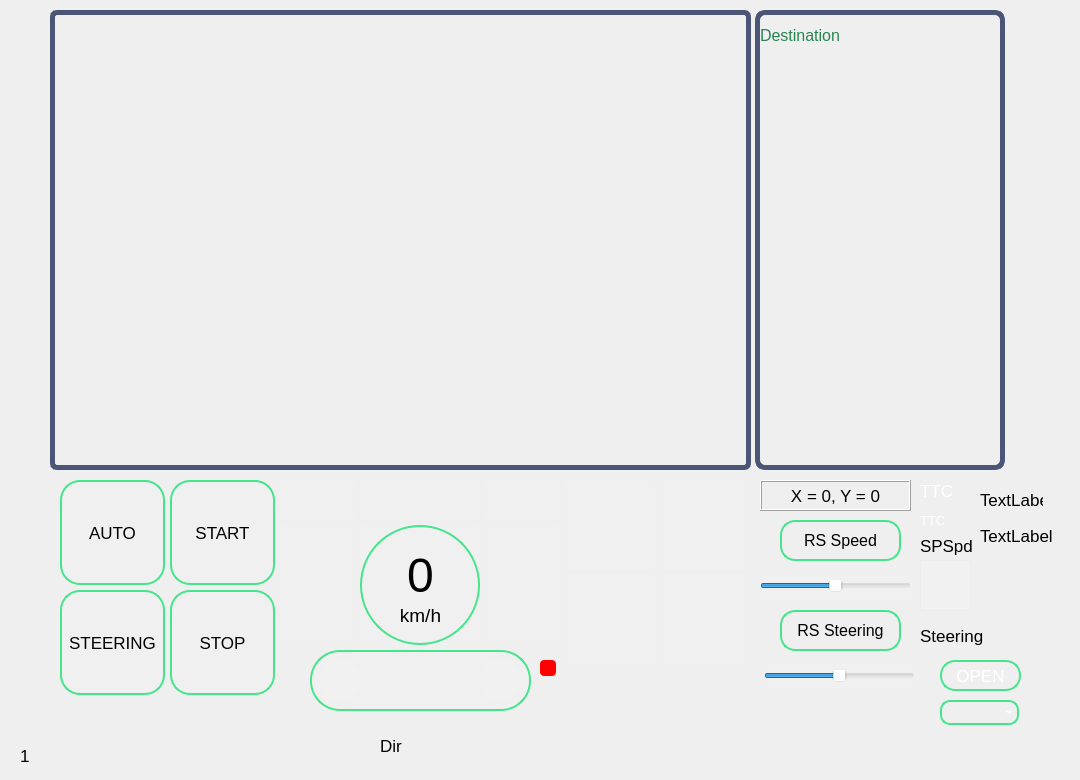
    <widget class="QWidget" name="page">
     <property name="font">
      <font>
       <pointsize>13</pointsize>
      </font>
     </property>
     <widget class="QLabel" name="label">
      <property name="geometry">
       <rect>
        <x>20</x>
        <y>740</y>
        <width>41</width>
        <height>31</height>
       </rect>
      </property>
      <property name="styleSheet">
       <string notr="true"/>
      </property>
      <property name="text">
       <string>1</string>
      </property>
     </widget>
     <widget class="QPushButton" name="pushButton_pageB">
      <property name="geometry">
       <rect>
        <x>0</x>
        <y>0</y>
        <width>41</width>
        <height>751</height>
       </rect>
      </property>
      <property name="layoutDirection">
       <enum>Qt::LeftToRight</enum>
      </property>
      <property name="styleSheet">
       <string notr="true">image: url(:/NextAndBack/back.png);
background-color: rgba(255, 255, 255, 0);
border:  0px;</string>
      </property>
      <property name="text">
       <string/>
      </property>
     </widget>
     <widget class="QPushButton" name="pushButton_pageN">
      <property name="geometry">
       <rect>
        <x>1030</x>
        <y>0</y>
        <width>41</width>
        <height>751</height>
       </rect>
      </property>
      <property name="styleSheet">
       <string notr="true">image: url(:/NextAndBack/next.png);
background-color: rgba(255, 255, 255, 0);
border:  0px;</string>
      </property>
      <property name="text">
       <string/>
      </property>
     </widget>
     <widget class="myMapLayers" name="graphicsView_mapLayers">
      <property name="geometry">
       <rect>
        <x>50</x>
        <y>10</y>
        <width>701</width>
        <height>460</height>
       </rect>
      </property>
      <property name="cursor" stdset="0">
       <cursorShape>CrossCursor</cursorShape>
      </property>
      <property name="mouseTracking">
       <bool>true</bool>
      </property>
      <property name="styleSheet">
       <string notr="true">border-radius: 5px;
background-color: rgba(255, 255, 255, 0);
border-radius: 7px;
border: 5px solid rgb(75, 85, 117);

</string>
      </property>
      <property name="backgroundBrush">
       <brush brushstyle="NoBrush">
        <color alpha="255">
         <red>0</red>
         <green>0</green>
         <blue>0</blue>
        </color>
       </brush>
      </property>
     </widget>
     <widget class="QLabel" name="label_currentPos">
      <property name="geometry">
       <rect>
        <x>760</x>
        <y>480</y>
        <width>151</width>
        <height>31</height>
       </rect>
      </property>
      <property name="frameShape">
       <enum>QFrame::Box</enum>
      </property>
      <property name="frameShadow">
       <enum>QFrame::Raised</enum>
      </property>
      <property name="text">
       <string>X = 0, Y = 0</string>
      </property>
      <property name="alignment">
       <set>Qt::AlignCenter</set>
      </property>
     </widget>
     <widget class="QPushButton" name="pushButton_horn">
      <property name="geometry">
       <rect>
        <x>565</x>
        <y>480</y>
        <width>90</width>
        <height>90</height>
       </rect>
      </property>
      <property name="styleSheet">
       <string notr="true">image: url(:/image/horn.png);
border-radius: 5px;
background-color: rgba(243, 243, 243, 30)</string>
      </property>
      <property name="text">
       <string/>
      </property>
     </widget>
     <widget class="QPushButton" name="pushButton_frontLight">
      <property name="geometry">
       <rect>
        <x>660</x>
        <y>480</y>
        <width>90</width>
        <height>90</height>
       </rect>
      </property>
      <property name="styleSheet">
       <string notr="true">image: url(:/image/light.png);
border-radius: 5px;
background-color: rgba(243, 243, 243, 30)</string>
      </property>
      <property name="text">
       <string/>
      </property>
     </widget>
     <widget class="QPushButton" name="pushButton_clearError">
      <property name="geometry">
       <rect>
        <x>660</x>
        <y>575</y>
        <width>90</width>
        <height>90</height>
       </rect>
      </property>
      <property name="styleSheet">
       <string notr="true">image: url(:/image/clearError.png);
border-radius: 5px;
background-color: rgba(243, 243, 243, 30)</string>
      </property>
      <property name="text">
       <string/>
      </property>
     </widget>
     <widget class="QGroupBox" name="groupBox_speedDisplay">
      <property name="geometry">
       <rect>
        <x>360</x>
        <y>525</y>
        <width>120</width>
        <height>120</height>
       </rect>
      </property>
      <property name="styleSheet">
       <string notr="true">border-radius: 5px;
background-color: rgba(243, 243, 243, 30)</string>
      </property>
      <property name="title">
       <string/>
      </property>
     </widget>
     <widget class="QPushButton" name="pushButton_Dir">
      <property name="enabled">
       <bool>false</bool>
      </property>
      <property name="geometry">
       <rect>
        <x>565</x>
        <y>575</y>
        <width>90</width>
        <height>90</height>
       </rect>
      </property>
      <property name="styleSheet">
       <string notr="true">image: url(:/image/dir.png);
border-radius: 5px;
background-color: rgba(243, 243, 243, 30)


</string>
      </property>
      <property name="text">
       <string/>
      </property>
     </widget>
     <widget class="QLabel" name="label_cirSpd">
      <property name="geometry">
       <rect>
        <x>360</x>
        <y>525</y>
        <width>120</width>
        <height>120</height>
       </rect>
      </property>
      <property name="styleSheet">
       <string notr="true">border-radius: 60px;
color: rgb(255, 255, 255);
font: 25 14pt &quot;Calibri Light&quot;;
border:  2px solid rgb(69, 229, 139);
background-color: rgba(243, 243, 243, 0)</string>
      </property>
      <property name="text">
       <string/>
      </property>
     </widget>
     <widget class="QLabel" name="label_dim">
      <property name="geometry">
       <rect>
        <x>390</x>
        <y>600</y>
        <width>61</width>
        <height>31</height>
       </rect>
      </property>
      <property name="sizePolicy">
       <sizepolicy hsizetype="Preferred" vsizetype="Fixed">
        <horstretch>0</horstretch>
        <verstretch>0</verstretch>
       </sizepolicy>
      </property>
      <property name="font">
       <font>
        <pointsize>14</pointsize>
        <italic>false</italic>
        <bold>false</bold>
        <stylestrategy>PreferAntialias</stylestrategy>
       </font>
      </property>
      <property name="styleSheet">
       <string notr="true">background-color: rgba(255, 255, 255, 0);</string>
      </property>
      <property name="text">
       <string>km/h</string>
      </property>
      <property name="alignment">
       <set>Qt::AlignCenter</set>
      </property>
     </widget>
     <widget class="QLabel" name="label_speed">
      <property name="geometry">
       <rect>
        <x>390</x>
        <y>550</y>
        <width>61</width>
        <height>51</height>
       </rect>
      </property>
      <property name="sizePolicy">
       <sizepolicy hsizetype="Preferred" vsizetype="Fixed">
        <horstretch>0</horstretch>
        <verstretch>0</verstretch>
       </sizepolicy>
      </property>
      <property name="font">
       <font>
        <pointsize>36</pointsize>
        <italic>false</italic>
        <bold>false</bold>
        <stylestrategy>PreferAntialias</stylestrategy>
       </font>
      </property>
      <property name="styleSheet">
       <string notr="true">font: 63 36pt &quot;Source Sans Pro SemiBold&quot;;
background-color: rgba(255, 255, 255, 0);</string>
      </property>
      <property name="text">
       <string>0</string>
      </property>
      <property name="alignment">
       <set>Qt::AlignCenter</set>
      </property>
     </widget>
     <widget class="QPushButton" name="pushButton_speed">
      <property name="geometry">
       <rect>
        <x>780</x>
        <y>520</y>
        <width>121</width>
        <height>41</height>
       </rect>
      </property>
      <property name="font">
       <font>
        <pointsize>12</pointsize>
       </font>
      </property>
      <property name="styleSheet">
       <string notr="true">border-radius: 15px;
border:  2px solid rgb(69, 229, 139);
background-color: rgba(255, 255, 255, 0);</string>
      </property>
      <property name="text">
       <string>RS Speed</string>
      </property>
     </widget>
     <widget class="QTextEdit" name="textEdit_speed">
      <property name="geometry">
       <rect>
        <x>920</x>
        <y>560</y>
        <width>51</width>
        <height>51</height>
       </rect>
      </property>
      <property name="styleSheet">
       <string notr="true">background-color: rgba(255, 255, 255, 30);
color: rgb(255, 255, 255);
font: 25 10pt &quot;Calibri Light&quot;;</string>
      </property>
     </widget>
     <widget class="QSlider" name="horizontalSlider_speed">
      <property name="geometry">
       <rect>
        <x>760</x>
        <y>570</y>
        <width>151</width>
        <height>31</height>
       </rect>
      </property>
      <property name="styleSheet">
       <string notr="true">border-radius: 5px;
background-color: rgba(243, 243, 243, 30)</string>
      </property>
      <property name="minimum">
       <number>-25</number>
      </property>
      <property name="maximum">
       <number>25</number>
      </property>
      <property name="orientation">
       <enum>Qt::Horizontal</enum>
      </property>
     </widget>
     <widget class="QPushButton" name="pushButton_turnSignalLeft">
      <property name="geometry">
       <rect>
        <x>280</x>
        <y>525</y>
        <width>75</width>
        <height>120</height>
       </rect>
      </property>
      <property name="styleSheet">
       <string notr="true">image: url(:/image/turnLeft.png);
border-radius: 5px;
background-color: rgba(243, 243, 243, 30)</string>
      </property>
      <property name="text">
       <string/>
      </property>
     </widget>
     <widget class="QPushButton" name="pushButton_turnSignalRight">
      <property name="geometry">
       <rect>
        <x>485</x>
        <y>525</y>
        <width>75</width>
        <height>120</height>
       </rect>
      </property>
      <property name="styleSheet">
       <string notr="true">image: url(:/image/turnRight.png);
border-radius: 5px;
background-color: rgba(243, 243, 243, 30)</string>
      </property>
      <property name="text">
       <string/>
      </property>
     </widget>
     <widget class="QLabel" name="label_Straight">
      <property name="geometry">
       <rect>
        <x>360</x>
        <y>480</y>
        <width>120</width>
        <height>40</height>
       </rect>
      </property>
      <property name="styleSheet">
       <string notr="true">image: url(:/image/straight.png);
border-radius: 5px;
background-color: rgba(243, 243, 243, 30)</string>
      </property>
      <property name="frameShape">
       <enum>QFrame::Box</enum>
      </property>
      <property name="text">
       <string/>
      </property>
     </widget>
     <widget class="QLabel" name="label_Left">
      <property name="geometry">
       <rect>
        <x>280</x>
        <y>480</y>
        <width>75</width>
        <height>40</height>
       </rect>
      </property>
      <property name="styleSheet">
       <string notr="true">image: url(:/image/left.png);
border-radius: 5px;
background-color: rgba(243, 243, 243, 30)</string>
      </property>
      <property name="frameShape">
       <enum>QFrame::Box</enum>
      </property>
      <property name="text">
       <string/>
      </property>
     </widget>
     <widget class="QLabel" name="label_Right">
      <property name="geometry">
       <rect>
        <x>485</x>
        <y>480</y>
        <width>75</width>
        <height>40</height>
       </rect>
      </property>
      <property name="styleSheet">
       <string notr="true">image: url(:/image/right.png);
border-radius: 5px;
background-color: rgba(243, 243, 243, 30)</string>
      </property>
      <property name="frameShape">
       <enum>QFrame::Box</enum>
      </property>
      <property name="text">
       <string/>
      </property>
     </widget>
     <widget class="QLabel" name="label_steeringWheel">
      <property name="geometry">
       <rect>
        <x>310</x>
        <y>650</y>
        <width>221</width>
        <height>61</height>
       </rect>
      </property>
      <property name="styleSheet">
       <string notr="true">image: url(:/image/steeringWheel.png);
border-radius: 30px;
border:  2px solid rgb(69, 229, 139);
background-color: rgba(243, 243, 243, 30);</string>
      </property>
      <property name="text">
       <string/>
      </property>
     </widget>
     <widget class="QPushButton" name="pushButton_autoRun">
      <property name="geometry">
       <rect>
        <x>60</x>
        <y>480</y>
        <width>105</width>
        <height>105</height>
       </rect>
      </property>
      <property name="font">
       <font>
        <pointsize>13</pointsize>
       </font>
      </property>
      <property name="styleSheet">
       <string notr="true">border-radius: 20px;
border:  2px solid rgb(69, 229, 139);
background-color: rgba(243, 243, 243, 30)</string>
      </property>
      <property name="text">
       <string>AUTO</string>
      </property>
     </widget>
     <widget class="QPushButton" name="pushButton_start">
      <property name="geometry">
       <rect>
        <x>170</x>
        <y>480</y>
        <width>105</width>
        <height>105</height>
       </rect>
      </property>
      <property name="font">
       <font>
        <pointsize>13</pointsize>
       </font>
      </property>
      <property name="autoFillBackground">
       <bool>false</bool>
      </property>
      <property name="styleSheet">
       <string notr="true">border-radius: 20px;
border:  2px solid rgb(69, 229, 139);
background-color: rgba(243, 243, 243, 30)</string>
      </property>
      <property name="text">
       <string>START</string>
      </property>
     </widget>
     <widget class="QPushButton" name="pushButton_stop">
      <property name="geometry">
       <rect>
        <x>170</x>
        <y>590</y>
        <width>105</width>
        <height>105</height>
       </rect>
      </property>
      <property name="font">
       <font>
        <pointsize>13</pointsize>
       </font>
      </property>
      <property name="styleSheet">
       <string notr="true">border-radius: 20px;
border:  2px solid rgb(69, 229, 139);
background-color: rgba(243, 243, 243, 30);
</string>
      </property>
      <property name="text">
       <string>STOP</string>
      </property>
     </widget>
     <widget class="QPushButton" name="pushButton_steeringLeft">
      <property name="geometry">
       <rect>
        <x>320</x>
        <y>660</y>
        <width>40</width>
        <height>40</height>
       </rect>
      </property>
      <property name="styleSheet">
       <string notr="true">image: url(:/image/minusSteering.png);
border-radius: 20px;
background-color: rgba(243, 243, 243, 30)</string>
      </property>
      <property name="text">
       <string/>
      </property>
     </widget>
     <widget class="QPushButton" name="pushButton_steeringRight">
      <property name="geometry">
       <rect>
        <x>480</x>
        <y>660</y>
        <width>40</width>
        <height>40</height>
       </rect>
      </property>
      <property name="styleSheet">
       <string notr="true">image: url(:/image/plusSteering.png);
border-radius: 20px;
background-color: rgba(243, 243, 243, 30);</string>
      </property>
      <property name="text">
       <string/>
      </property>
     </widget>
     <widget class="QLabel" name="label_steering">
      <property name="geometry">
       <rect>
        <x>920</x>
        <y>620</y>
        <width>71</width>
        <height>31</height>
       </rect>
      </property>
      <property name="text">
       <string>Steering</string>
      </property>
     </widget>
     <widget class="QPushButton" name="pushButton_resetPos">
      <property name="geometry">
       <rect>
        <x>540</x>
        <y>660</y>
        <width>16</width>
        <height>16</height>
       </rect>
      </property>
      <property name="styleSheet">
       <string notr="true">background-color: #ff0000;
border-radius: 4px;


</string>
      </property>
      <property name="text">
       <string/>
      </property>
     </widget>
     <widget class="QGraphicsView" name="graphicsView_radarScan">
      <property name="geometry">
       <rect>
        <x>755</x>
        <y>10</y>
        <width>250</width>
        <height>460</height>
       </rect>
      </property>
      <property name="styleSheet">
       <string notr="true">border-radius: 5px;
background-color: rgba(255, 255, 255, 0);
border-radius: 10px;
border: 5px solid rgb(75, 85, 117);
</string>
      </property>
     </widget>
     <widget class="QLabel" name="lblVel">
      <property name="geometry">
       <rect>
        <x>920</x>
        <y>505</y>
        <width>61</width>
        <height>31</height>
       </rect>
      </property>
      <property name="font">
       <font>
        <pointsize>10</pointsize>
        <italic>false</italic>
        <bold>false</bold>
       </font>
      </property>
      <property name="styleSheet">
       <string notr="true">color: rgb(255, 255, 255);
font:100 10pt &quot;Source Sans Pro SemiBold&quot;;
background-color: rgba(255, 255, 255, 0);
</string>
      </property>
      <property name="text">
       <string>TTC</string>
      </property>
     </widget>
     <widget class="QLabel" name="lblTTC">
      <property name="geometry">
       <rect>
        <x>920</x>
        <y>475</y>
        <width>51</width>
        <height>31</height>
       </rect>
      </property>
      <property name="styleSheet">
       <string notr="true">
color: rgb(255, 255, 255);
font: 100 10pt &quot;Source Sans Pro SemiBold&quot;;
background-color: rgba(255, 255, 255, 0);</string>
      </property>
      <property name="text">
       <string>TTC</string>
      </property>
     </widget>
     <widget class="QLabel" name="label_SPSpeed">
      <property name="geometry">
       <rect>
        <x>920</x>
        <y>530</y>
        <width>71</width>
        <height>31</height>
       </rect>
      </property>
      <property name="text">
       <string>SPSpd</string>
      </property>
     </widget>
     <widget class="QLabel" name="label_Dir">
      <property name="geometry">
       <rect>
        <x>380</x>
        <y>730</y>
        <width>81</width>
        <height>31</height>
       </rect>
      </property>
      <property name="text">
       <string>Dir</string>
      </property>
     </widget>
     <widget class="QPushButton" name="pushButton_steering">
      <property name="geometry">
       <rect>
        <x>780</x>
        <y>610</y>
        <width>121</width>
        <height>41</height>
       </rect>
      </property>
      <property name="font">
       <font>
        <pointsize>12</pointsize>
       </font>
      </property>
      <property name="styleSheet">
       <string notr="true">border-radius: 15px;
border:  2px solid rgb(69, 229, 139);
background-color: rgba(255, 255, 255, 0);</string>
      </property>
      <property name="text">
       <string>RS Steering</string>
      </property>
     </widget>
     <widget class="QSlider" name="horizontalSlider_steering">
      <property name="geometry">
       <rect>
        <x>764</x>
        <y>660</y>
        <width>151</width>
        <height>31</height>
       </rect>
      </property>
      <property name="styleSheet">
       <string notr="true">border-radius: 5px;
background-color: rgba(243, 243, 243, 30)</string>
      </property>
      <property name="minimum">
       <number>-70</number>
      </property>
      <property name="maximum">
       <number>70</number>
      </property>
      <property name="orientation">
       <enum>Qt::Horizontal</enum>
      </property>
     </widget>
     <widget class="QPushButton" name="pushButton_autoSteering">
      <property name="geometry">
       <rect>
        <x>60</x>
        <y>590</y>
        <width>105</width>
        <height>105</height>
       </rect>
      </property>
      <property name="font">
       <font>
        <pointsize>13</pointsize>
       </font>
      </property>
      <property name="styleSheet">
       <string notr="true">border-radius: 20px;
border:  2px solid rgb(69, 229, 139);
background-color: rgba(243, 243, 243, 30)</string>
      </property>
      <property name="text">
       <string>STEERING</string>
      </property>
     </widget>
     <widget class="QLabel" name="label_destination">
      <property name="geometry">
       <rect>
        <x>760</x>
        <y>20</y>
        <width>301</width>
        <height>31</height>
       </rect>
      </property>
      <property name="font">
       <font>
        <pointsize>12</pointsize>
        <italic>false</italic>
        <bold>false</bold>
       </font>
      </property>
      <property name="styleSheet">
       <string notr="true">
color: rgb(40, 133, 80);
font: 100 12pt &quot;Source Sans Pro SemiBold&quot;;
background-color: rgba(255, 255, 255, 0);</string>
      </property>
      <property name="text">
       <string>Destination</string>
      </property>
     </widget>
     <widget class="QLabel" name="label_checkDes">
      <property name="geometry">
       <rect>
        <x>980</x>
        <y>490</y>
        <width>63</width>
        <height>20</height>
       </rect>
      </property>
      <property name="text">
       <string>TextLabel</string>
      </property>
     </widget>
     <widget class="QPushButton" name="pushButton_open">
      <property name="geometry">
       <rect>
        <x>940</x>
        <y>660</y>
        <width>81</width>
        <height>31</height>
       </rect>
      </property>
      <property name="styleSheet">
       <string notr="true">border-radius: 15px;
color: rgb(255, 255, 255);
font: 25 13pt &quot;Calibri Light&quot;;
border:  2px solid rgb(69, 229, 139);
background-color: rgba(255, 255, 255, 0);</string>
      </property>
      <property name="text">
       <string>OPEN</string>
      </property>
     </widget>
     <widget class="QLabel" name="label_pixel">
      <property name="geometry">
       <rect>
        <x>980</x>
        <y>520</y>
        <width>81</width>
        <height>31</height>
       </rect>
      </property>
      <property name="text">
       <string>TextLabel</string>
      </property>
     </widget>
     <widget class="QComboBox" name="comboBox_comUart">
      <property name="geometry">
       <rect>
        <x>940</x>
        <y>700</y>
        <width>79</width>
        <height>25</height>
       </rect>
      </property>
      <property name="styleSheet">
       <string notr="true">border-radius: 10px;
color: rgb(255, 255, 255);
font: 25 10pt &quot;Calibri Light&quot;;
border:  2px solid rgb(69, 229, 139);
background-color: rgba(255, 255, 255, 0);</string>
      </property>
     </widget>
     <zorder>groupBox_speedDisplay</zorder>
     <zorder>label</zorder>
     <zorder>pushButton_pageB</zorder>
     <zorder>pushButton_pageN</zorder>
     <zorder>graphicsView_mapLayers</zorder>
     <zorder>label_currentPos</zorder>
     <zorder>pushButton_horn</zorder>
     <zorder>pushButton_frontLight</zorder>
     <zorder>pushButton_clearError</zorder>
     <zorder>pushButton_Dir</zorder>
     <zorder>label_cirSpd</zorder>
     <zorder>label_dim</zorder>
     <zorder>label_speed</zorder>
     <zorder>pushButton_speed</zorder>
     <zorder>textEdit_speed</zorder>
     <zorder>horizontalSlider_speed</zorder>
     <zorder>pushButton_turnSignalLeft</zorder>
     <zorder>pushButton_turnSignalRight</zorder>
     <zorder>label_Straight</zorder>
     <zorder>label_Left</zorder>
     <zorder>label_Right</zorder>
     <zorder>label_steeringWheel</zorder>
     <zorder>pushButton_autoRun</zorder>
     <zorder>pushButton_start</zorder>
     <zorder>pushButton_stop</zorder>
     <zorder>pushButton_steeringLeft</zorder>
     <zorder>pushButton_steeringRight</zorder>
     <zorder>label_steering</zorder>
     <zorder>pushButton_resetPos</zorder>
     <zorder>graphicsView_radarScan</zorder>
     <zorder>lblVel</zorder>
     <zorder>lblTTC</zorder>
     <zorder>label_SPSpeed</zorder>
     <zorder>label_Dir</zorder>
     <zorder>pushButton_steering</zorder>
     <zorder>horizontalSlider_steering</zorder>
     <zorder>pushButton_autoSteering</zorder>
     <zorder>label_destination</zorder>
     <zorder>label_checkDes</zorder>
     <zorder>pushButton_open</zorder>
     <zorder>label_pixel</zorder>
     <zorder>comboBox_comUart</zorder>
    </widget>
